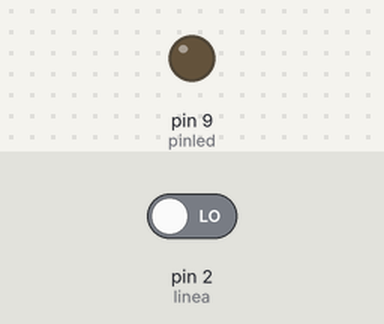
Bench run of a sketch on a simulated Arduino Uno, built with avr-gcc and run on an emulated ATmega328P. Parts: output pins drawn as LEDs (lit = HIGH). The test bench sets the inputs (shaded band); at power-on: pin 2 (linea) LOW.

Above: at 1.2 s.
1.3 s: pin 2 (linea) driven HIGH
At 2.5 s:
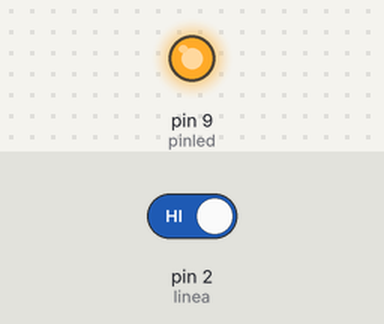
2.8 s: pin 2 (linea) driven LOW
At 3.7 s:
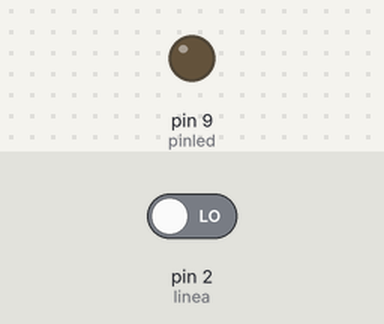
Timing chart, 0 to 5.8 s (numbered marks = the images above; inputs shaded):
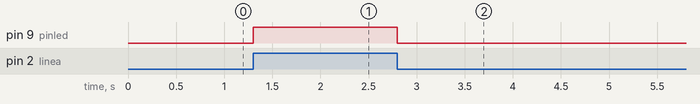

The sketch:

seguidor_de_linea.ino
```cpp
int pinled = 9;
int linea = 2;
int nivel = LOW;
int estado = 0;

void setup() {
  pinMode(pinled, OUTPUT);
  pinMode(linea, INPUT);

}

void loop() {
  estado = digitalRead(linea);

  if (estado == HIGH)
  {
    digitalWrite(pinled, HIGH);
    nivel = HIGH;
    }

  else
  {
    digitalWrite(pinled, LOW);
    nivel = LOW;
    }

}
```

Measured:
- after the input at 1.3 s, pin 9 (pinled): LOW → HIGH at once
- after the input at 2.8 s, pin 9 (pinled): HIGH → LOW at once
